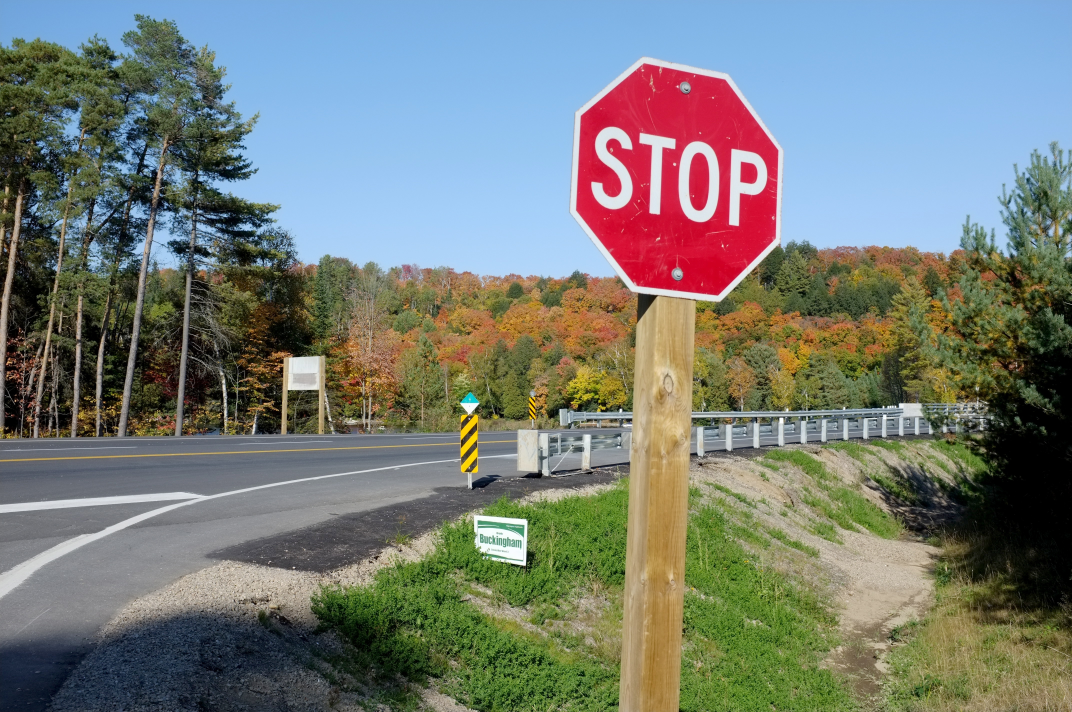
#> input picture stopsigntest.jpg, 4288 x 2848 px (shown at 1/4 size)
$ python detectingShapes.py
#> lines starting #> are read from the running program, lines starting #| are printed output that depends on the picture; after the words box and inside, x2 and y2 are one past the last pixel; in counts of white or black regions, pixels touching at a corner belong together
import cv2
import numpy as np

# Load the image
image = cv2.imread("stopsigntest.jpg")
#> image is the input picture: shape (2848, 4288, 3); mean B, G, R 118, 123.6, 118.2
image = cv2.resize(image, (500, 500))
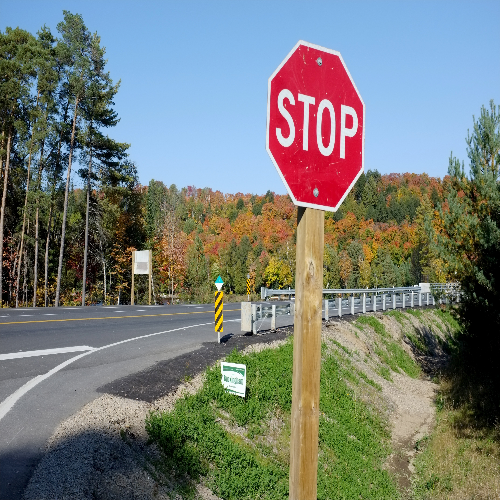
#> image: shape (500, 500, 3); mean B, G, R 117.8, 123.5, 118.1

# Convert the image to grayscale
gray = cv2.cvtColor(image, cv2.COLOR_BGR2GRAY)
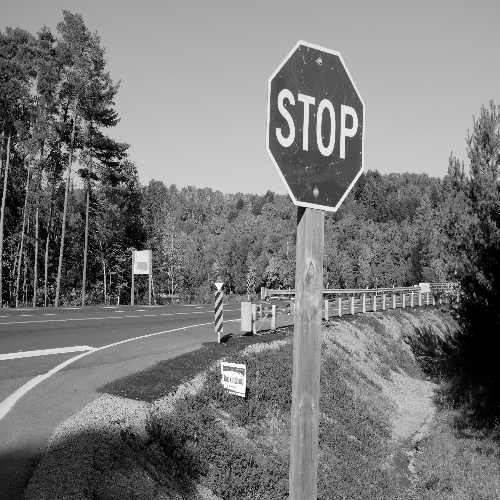
#> gray: shape (500, 500); min 0, max 254, mean 121.2

# Apply Gaussian blur to reduce noise
blurred = cv2.GaussianBlur(gray, (5, 5), 0)
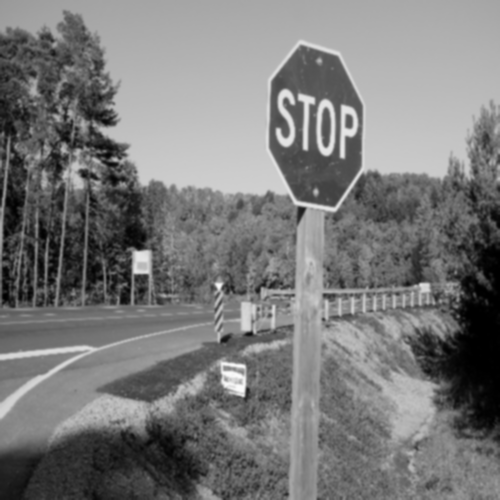
#> blurred: shape (500, 500); min 0, max 251, mean 121.2

# Apply edge detection using Canny
edges = cv2.Canny(blurred, 50, 150)
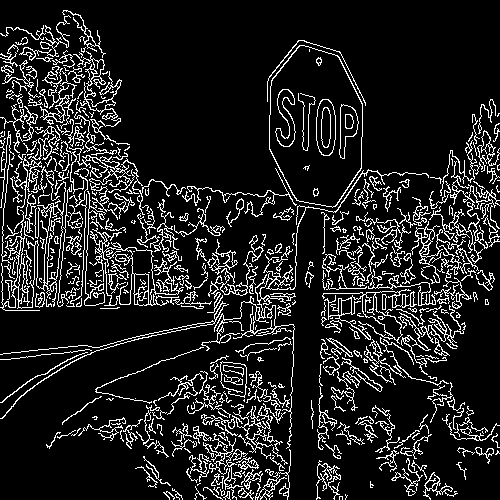
#> edges: shape (500, 500); 12.8% white in thin lines or dots

# Find contours in the edge-detected image
contours, _ = cv2.findContours(edges.copy(), cv2.RETR_EXTERNAL, cv2.CHAIN_APPROX_SIMPLE)
#> contours = 408 contours, 298 with area under 20; largest, box (x1, y1, x2, y2) and area: (269, 45, 363, 208) 11870, (90, 228, 184, 306) 1507, (0, 181, 66, 311) 1380, (322, 289, 417, 344) 1062, (73, 51, 122, 127) 557

# Loop over the contours
for contour in contours:
    # Approximate the contour to reduce the number of points
    epsilon = 0.04 * cv2.arcLength(contour, True)
    approx = cv2.approxPolyDP(contour, epsilon, True)

    # Determine the shape of the contour based on the number of vertices
    num_vertices = len(approx)
    shape = "unidentified"

    if num_vertices == 6:
        cv2.drawContours(image, [approx], 0, (0, 255, 0), 2)
        shape = "hexagon"
        cv2.putText(image, shape, (approx[0][0][0], approx[0][0][1]), cv2.FONT_HERSHEY_SIMPLEX, 0.5, (0, 0, 255), 2)
#> this loop made 408 passes
#> (epsilon, num_vertices, shape) on passes 1, 2, 3, 4, 5, 6, 7, 8, 9, 11, 12, 14: (0.673, 6, 'hexagon'), (0.579, 5, 'unidentified'), (1.29, 8, 'unidentified'), (1.98, 6, 'hexagon'), (1.3, 8, 'unidentified'), (0.763, 6, 'hexagon'), (3.94, 5, 'unidentified'), (2.2, 7, 'unidentified'), (1.16, 7, 'unidentified'), (2.41, 5, 'unidentified'), (0.829, 6, 'hexagon'), (0.843, 7, 'unidentified')
#> (epsilon, approx, num_vertices, shape) on passes 10, 13, 27, 28, 30, 33: (2.16, [[203, 488], [208, 488], [222, 499], [207, 487]], 4, 'unidentified'), (0.33, [[200, 483], [197, 484], [197, 485], [199, 483]], 4, 'unidentified'), (5.6, [[143, 456], [170, 485]], 2, 'unidentified'), (2.93, [[272, 455], [270, 458], [283, 470], [271, 459]], 4, 'unidentified'), (3.48, [[199, 454], [201, 469], [200, 454], [210, 461]], 4, 'unidentified'), (14.92, [[289, 449], [255, 499], [278, 472], [287, 499]], 4, 'unidentified')
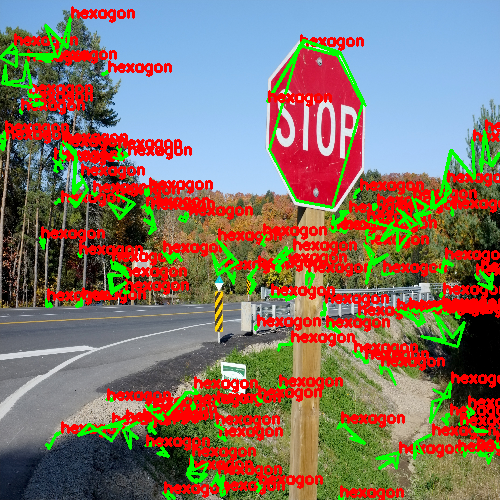
#> image: shape (500, 500, 3); mean B, G, R 100.8, 114.6, 135


# Display the image with detected shapes
cv2.imshow("Shapes", image)
cv2.waitKey(0)
cv2.destroyAllWindows()

$ run again, with stopsign.jpg copied over stopsigntest.jpg
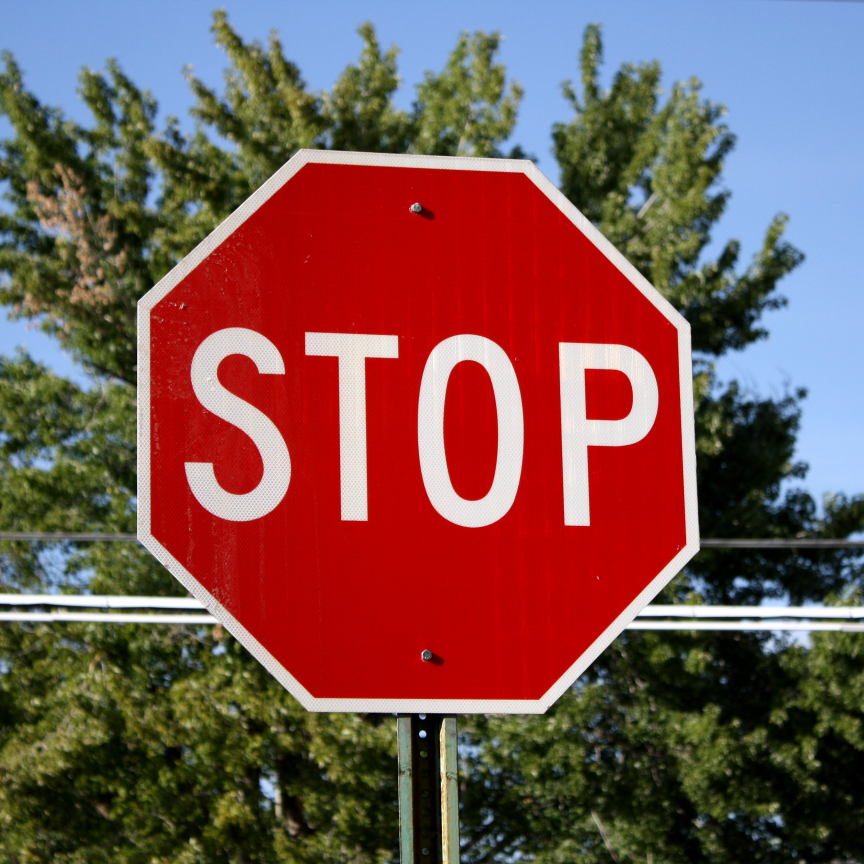
#> input picture stopsign.jpg, 2592 x 2592 px (shown at 1/3 size)
#> image is the input picture: shape (2592, 2592, 3); mean B, G, R 79.2, 83.6, 121.1
#> `edges = cv2.Canny(blurred, 50, 150)`:
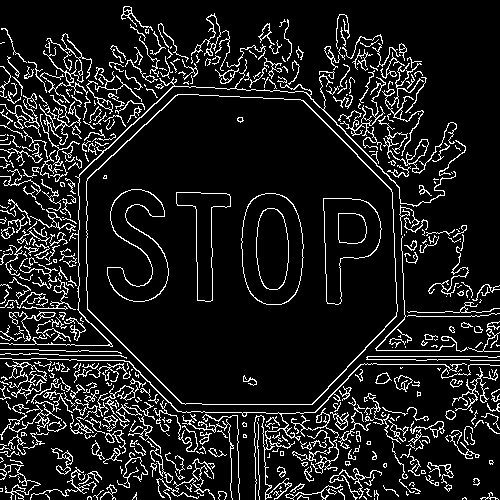
#> edges: shape (500, 500); 11.1% white in thin lines or dots
#> contours = 478 contours, 377 with area under 20; largest, box (x1, y1, x2, y2) and area: (86, 94, 398, 405) 78451, (5, 361, 47, 388) 358, (378, 116, 457, 174) 322, (0, 59, 456, 347) 306, (0, 358, 467, 500) 298
#> the loop `for contour in contours:` made 478 passes
#> (epsilon, num_vertices, shape) on passes 2, 4, 5, 7, 8, 9, 10, 11: (0.499, 6, 'hexagon'), (0.659, 5, 'unidentified'), (1.24, 8, 'unidentified'), (0.579, 5, 'unidentified'), (2.67, 5, 'unidentified'), (0.966, 5, 'unidentified'), (0.41, 6, 'hexagon'), (1.98, 6, 'hexagon')
#> after the loop `for contour in contours:`:
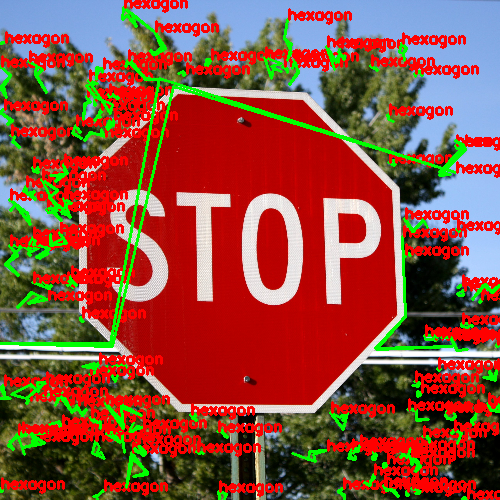
#> image: shape (500, 500, 3); mean B, G, R 63.1, 78.8, 141.4

$ run again, with sunflower_field.jpg copied over stopsigntest.jpg
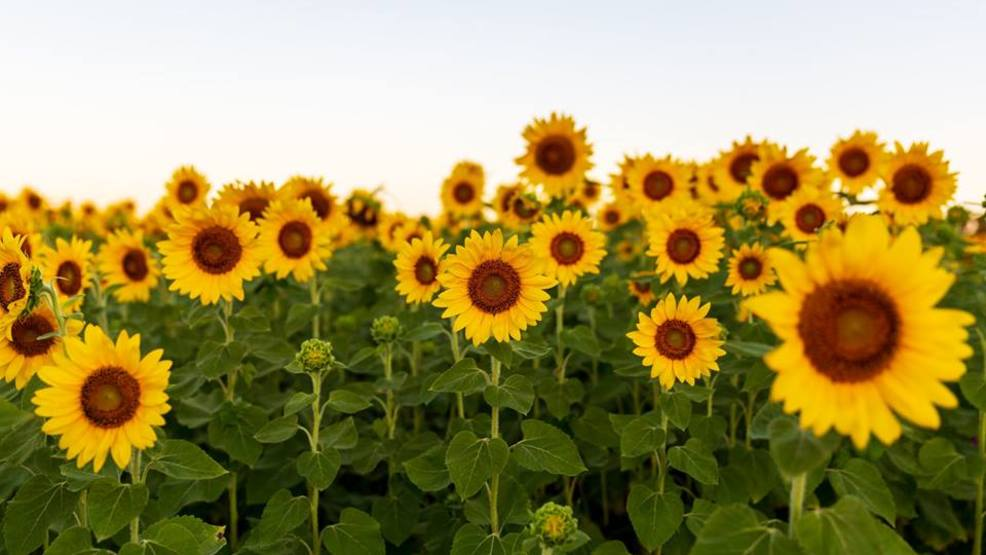
#> input picture sunflower_field.jpg, 986 x 555 px
#> image is the input picture: shape (555, 986, 3); mean B, G, R 83.9, 143.6, 157.6
#> `edges = cv2.Canny(blurred, 50, 150)`:
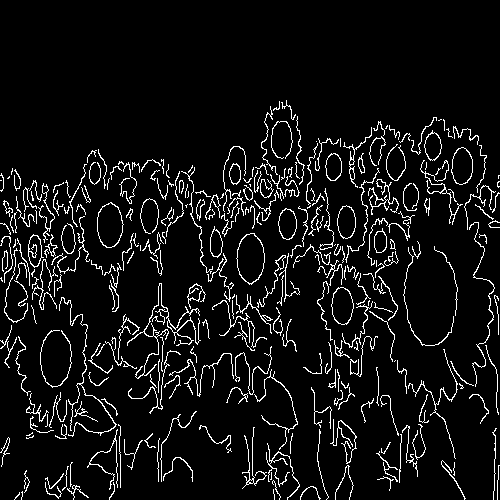
#> edges: shape (500, 500); 7% white in thin lines or dots, all inside (x1, y1, x2, y2) = (0, 100, 500, 500)
#> contours = 298 contours, 231 with area under 20; largest, box (x1, y1, x2, y2) and area: (236, 233, 265, 285) 1064, (97, 202, 124, 248) 890, (331, 287, 354, 325) 624, (451, 147, 473, 185) 606, (337, 205, 356, 239) 466
#> the loop `for contour in contours:` made 298 passes
#> (epsilon, num_vertices, shape) on passes 4, 5, 7, 9, 12, 19, 21, 22: (2.98, 5, 'unidentified'), (3.96, 8, 'unidentified'), (3.13, 8, 'unidentified'), (2.4, 5, 'unidentified'), (3.19, 6, 'hexagon'), (5.13, 6, 'hexagon'), (16.25, 7, 'unidentified'), (1.65, 5, 'unidentified')
#> after the loop `for contour in contours:`:
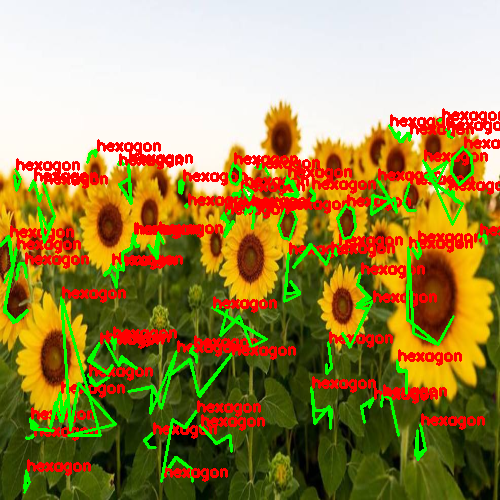
#> image: shape (500, 500, 3); mean B, G, R 78.2, 138, 161.6
